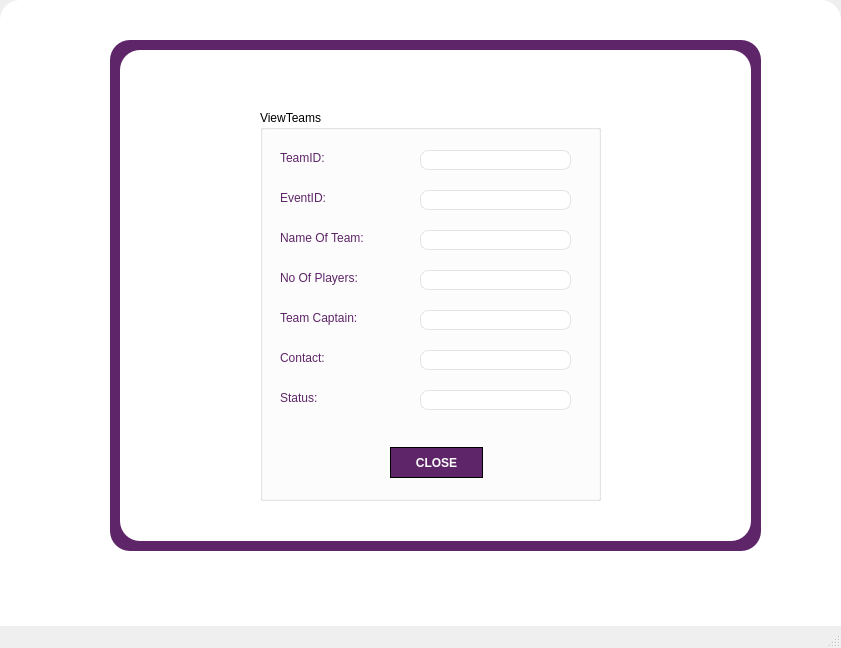
<?xml version="1.0" encoding="UTF-8"?>
<ui version="4.0">
 <class>MainWindow</class>
 <widget class="QMainWindow" name="MainWindow">
  <property name="geometry">
   <rect>
    <x>0</x>
    <y>0</y>
    <width>841</width>
    <height>648</height>
   </rect>
  </property>
  <property name="windowTitle">
   <string>MainWindow</string>
  </property>
  <property name="styleSheet">
   <string notr="true">


QLabel {
  color:#5e2568;
	
	font: 10pt &quot;Arial Nova&quot;;
}

QLineEdit {
  border-radius: 8px;
  border: 1px solid #e0e4e7;
  padding: 0px 15px;
}

QLineEdit:focus 
{
  border: 1px solid #d0e3ff;
}

QPushButton {
  font: 10pt &quot;Nirmala UI&quot;;
  background-color: #5e2568;
  color: #fff;
  font-weight: 600;
  border-radius: 100px;
  border: 1px solid;
  padding: 5px 15px;
  margin-top: 10px;
  outline: 0px;
}

QPushButton:hover,	
QPushButton:focus 
{
  border: 3px solid #9d00ff;
}



</string>
  </property>
  <widget class="QWidget" name="centralwidget">
   <widget class="QGroupBox" name="groupBox">
    <property name="geometry">
     <rect>
      <x>260</x>
      <y>110</y>
      <width>341</width>
      <height>391</height>
     </rect>
    </property>
    <property name="title">
     <string>ViewTeams</string>
    </property>
    <widget class="QLineEdit" name="lineEdit">
     <property name="geometry">
      <rect>
       <x>160</x>
       <y>40</y>
       <width>151</width>
       <height>20</height>
      </rect>
     </property>
    </widget>
    <widget class="QLineEdit" name="lineEdit_2">
     <property name="geometry">
      <rect>
       <x>160</x>
       <y>80</y>
       <width>151</width>
       <height>20</height>
      </rect>
     </property>
    </widget>
    <widget class="QLineEdit" name="lineEdit_3">
     <property name="geometry">
      <rect>
       <x>160</x>
       <y>120</y>
       <width>151</width>
       <height>20</height>
      </rect>
     </property>
    </widget>
    <widget class="QLineEdit" name="lineEdit_4">
     <property name="geometry">
      <rect>
       <x>160</x>
       <y>160</y>
       <width>151</width>
       <height>20</height>
      </rect>
     </property>
    </widget>
    <widget class="QLineEdit" name="lineEdit_5">
     <property name="geometry">
      <rect>
       <x>160</x>
       <y>200</y>
       <width>151</width>
       <height>20</height>
      </rect>
     </property>
    </widget>
    <widget class="QLabel" name="label_2">
     <property name="geometry">
      <rect>
       <x>20</x>
       <y>40</y>
       <width>71</width>
       <height>16</height>
      </rect>
     </property>
     <property name="text">
      <string>TeamID:</string>
     </property>
    </widget>
    <widget class="QLabel" name="label_3">
     <property name="geometry">
      <rect>
       <x>20</x>
       <y>80</y>
       <width>101</width>
       <height>16</height>
      </rect>
     </property>
     <property name="text">
      <string>EventID:</string>
     </property>
    </widget>
    <widget class="QLabel" name="label_4">
     <property name="geometry">
      <rect>
       <x>20</x>
       <y>120</y>
       <width>131</width>
       <height>16</height>
      </rect>
     </property>
     <property name="text">
      <string>Name Of Team:</string>
     </property>
    </widget>
    <widget class="QLabel" name="label_5">
     <property name="geometry">
      <rect>
       <x>20</x>
       <y>160</y>
       <width>111</width>
       <height>16</height>
      </rect>
     </property>
     <property name="text">
      <string>No Of Players:</string>
     </property>
    </widget>
    <widget class="QLabel" name="label_6">
     <property name="geometry">
      <rect>
       <x>20</x>
       <y>200</y>
       <width>121</width>
       <height>16</height>
      </rect>
     </property>
     <property name="text">
      <string>Team Captain:</string>
     </property>
    </widget>
    <widget class="QLabel" name="label_7">
     <property name="geometry">
      <rect>
       <x>20</x>
       <y>240</y>
       <width>91</width>
       <height>16</height>
      </rect>
     </property>
     <property name="text">
      <string>Contact: </string>
     </property>
    </widget>
    <widget class="QLineEdit" name="lineEdit_6">
     <property name="geometry">
      <rect>
       <x>160</x>
       <y>240</y>
       <width>151</width>
       <height>20</height>
      </rect>
     </property>
    </widget>
    <widget class="QLabel" name="label_8">
     <property name="geometry">
      <rect>
       <x>20</x>
       <y>280</y>
       <width>91</width>
       <height>16</height>
      </rect>
     </property>
     <property name="text">
      <string>Status:</string>
     </property>
    </widget>
    <widget class="QLineEdit" name="lineEdit_7">
     <property name="geometry">
      <rect>
       <x>160</x>
       <y>280</y>
       <width>151</width>
       <height>20</height>
      </rect>
     </property>
    </widget>
    <widget class="QPushButton" name="pushButton">
     <property name="geometry">
      <rect>
       <x>130</x>
       <y>327</y>
       <width>93</width>
       <height>41</height>
      </rect>
     </property>
     <property name="text">
      <string>CLOSE</string>
     </property>
    </widget>
   </widget>
   <widget class="QWidget" name="widget" native="true">
    <property name="geometry">
     <rect>
      <x>120</x>
      <y>50</y>
      <width>631</width>
      <height>491</height>
     </rect>
    </property>
    <property name="styleSheet">
     <string notr="true">background-color: rgb(255, 255, 255);
border-radius: 20px </string>
    </property>
   </widget>
   <widget class="QWidget" name="widget_2" native="true">
    <property name="geometry">
     <rect>
      <x>110</x>
      <y>40</y>
      <width>651</width>
      <height>511</height>
     </rect>
    </property>
    <property name="styleSheet">
     <string notr="true">background-color: rgb(94, 37, 104);
border-radius: 20px </string>
    </property>
   </widget>
   <widget class="QWidget" name="widget_3" native="true">
    <property name="geometry">
     <rect>
      <x>0</x>
      <y>0</y>
      <width>841</width>
      <height>701</height>
     </rect>
    </property>
    <property name="styleSheet">
     <string notr="true">background-color: rgb(255, 255, 255);
border-radius: 20px </string>
    </property>
   </widget>
   <zorder>widget_3</zorder>
   <zorder>widget_2</zorder>
   <zorder>widget</zorder>
   <zorder>groupBox</zorder>
  </widget>
  <widget class="QMenuBar" name="menubar">
   <property name="geometry">
    <rect>
     <x>0</x>
     <y>0</y>
     <width>841</width>
     <height>26</height>
    </rect>
   </property>
  </widget>
  <widget class="QStatusBar" name="statusbar"/>
 </widget>
 <resources/>
 <connections/>
</ui>
